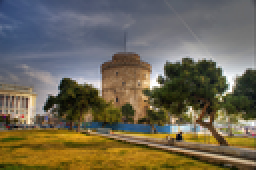
%> input picture Homework3/wt_slic.png, 128 x 85 px, shrunk from 750 x 500 before the run (shown 2 times larger)
$ octave homework3_2.m   (GNU Octave 9; MATLAB toolbox functions it lacks are replaced by stand-ins)
%> lines starting %> are read from the running program, lines starting %| are printed output that depends on the picture; in (x1, y1, x2, y2) boxes, pixels count from 0 and x2, y2 are one past the last pixel; in counts of white or black regions, pixels touching at a corner belong together; the program's own positions count from 1
### Homework3/slic.m
function image2=slic(image1,s)
% get the height and width of the image
h=size(image1,1);
w=size(image1,2);

% gradient magnitude
sobel_x=[-1,0,1;-2,0,2;-1,0,1];
sobel_y=[1,2,1;0,0,0;-1,-2,-1];
gradient(:,:,1)=filtering(image1(:,:,1),sobel_x);
gradient(:,:,2)=filtering(image1(:,:,2),sobel_x);
gradient(:,:,3)=filtering(image1(:,:,3),sobel_x);
gradient(:,:,4)=filtering(image1(:,:,1),sobel_y);
gradient(:,:,5)=filtering(image1(:,:,2),sobel_y);
gradient(:,:,6)=filtering(image1(:,:,3),sobel_y);
gradient=sqrt(sum(power(gradient,2),3));

% initialize the centroids and move it to the position with the smallest gradient magnitude
count=1;
centroids=zeros(h,w);
for i=round((s+1)/2):s:h
    for j=round((s+1)/2):s:w
        window=gradient(i-1:i+1,j-1:j+1);
        [~,small]=min(window(:));
        [i2,j2]=ind2sub(size(window),small);
        centroids(i+i2-2,j+j2-2)=1;
        center(count,:)=[i+i2-2,j+j2-2];
        count=count+1;
    end
end

% divide x and y by 2
[x,y]=meshgrid(1:h,1:w);
x=x';
y=y';
image3(:,:,1:3)=image1;
image3(:,:,4)= x./2;
image3(:,:,5)= y./2;

% k-means
image2=kmeans(image3,center,count-1);

end

### Homework1/filtering.m
function image_fil=filtering(image_ori,filter)
% width and height of original image
width_i=size(image_ori,2);
height_i=size(image_ori,1);

% width and height of filter
width_f=size(filter,2);
height_f=size(filter,1);
half_wf=(width_f-1)/2;
half_hf=(height_f-1)/2;

% extend
image_temp1=zeros(height_i+half_hf*2,width_i+half_wf*2);
for i=1:height_i
    for j=1:width_i
        image_temp1(i+half_hf,j+half_wf)=image_ori(i,j);
    end
end

% replicate boundary
for i=1:height_i+half_hf*2
    for j=1:width_i+half_wf*2
        if j<=half_wf&&i>=half_hf+1&&i<=height_i+half_hf
            image_temp1(i,j)=image_temp1(i,half_wf+1);
        elseif j>=width_i+half_wf+1&&i>=half_hf+1&&i<=height_i+half_hf
            image_temp1(i,j)=image_temp1(i,width_i+half_wf);
        elseif i<=half_hf&&j>=half_wf+1&&j<=width_i+half_wf
            image_temp1(i,j)=image_temp1(half_hf+1,j);
        elseif i>=height_i+half_hf+1&&j>=half_wf+1&&j<=width_i+half_wf
            image_temp1(i,j)=image_temp1(height_i+half_hf,j);
        elseif j<=half_wf&&i<=half_hf
            image_temp1(i,j)=image_temp1(half_hf+1,half_wf+1);
        elseif j<=half_wf&&i>=height_i+half_hf+1
            image_temp1(i,j)=image_temp1(height_i+half_hf,half_wf+1);
        elseif i<=half_hf&&j>=width_i+half_wf+1
            image_temp1(i,j)=image_temp1(half_hf+1,width_i+half_wf);
        elseif j>=width_i+half_wf+1&&i>=height_i+half_hf+1
            image_temp1(i,j)=image_temp1(height_i+half_hf,width_i+half_wf);
        end
    end
end

% filtering
image_temp2=image_temp1;
for i=1+half_hf:height_i+half_hf
    for j=1+half_wf:width_i+half_wf
        image_temp2(i,j)=sum(sum(filter.*image_temp1(i-half_hf:i+half_hf,j-half_wf:j+half_wf)));
    end
end

% cut
image_fil=zeros(height_i,width_i);
for i=1:height_i
    for j=1:width_i
        image_fil(i,j)=image_temp2(i+half_hf,j+half_wf);
    end
end

end

### Homework3/kmeans.m
function image2=kmeans(image1,center,k)
% get the height and width of the image
h=size(image1,1);
w=size(image1,2);
m=size(image1,3);

% get the center's RGB
c1=zeros(k,m);
c2=zeros(k,m);
for i=1:k
    c1(i,1:m)=image1(center(i,1),center(i,2),:);
end

% initialize the distance
dis=inf(h,w,k);

flag=0;
while ~flag
    % calculate the distance between each point and each cluster's center
    for i=1:k
        for d=1:m
            temp(:,:,d)=repmat(c1(i,d),h,w);
        end

        dis(:,:,i)=sqrt(sum(power(image1-temp,2),3));
    end

    % find out which cluster's center these points are closest to
    [~,d] = min(dis,[],3);

    % find the centroid of these points in each cluster
    for i=1:k
        idx=d==i;
        rgb=reshape(image1(repmat(idx,1,1,m)),sum(idx(:)),m);
        c2(i,:)=round(mean(rgb));
    end

    % if no change, stop
    if abs(norm(c1-c2))<0.1
        flag=1;
    end

    c1=c2;
end

% draw a new image
image2=zeros(h,w,m);
for i=1:h
    for j=1:w
        image2(i,j,:)=c1(d(i,j),:);
    end
end

end

### Homework3/homework3_2.m
clear all;

% Problem 2: SLIC
% input the image
image3=imread('wt_slic.png');
%> image3 is the input picture: size 85x128x3 uint8; mean R, G, B 110.8, 103.5, 86
h2=size(image3,1);
%> h2 = 85
w2=size(image3,2);
%> w2 = 128
image3=double(image3);
%> image3: size 85x128x3 double

% parameter
s=50;

% slic
image4=slic(image3,s);
%> after the loop in filtering, `for i=1:height_i+half_hf*2`:
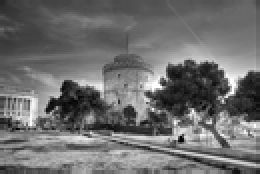
%> image_temp1: size 87x130 double (shown 2 times larger); min 0, max 255, mean 110.1
%> call 2 of filtering, with filter = [-1 0 1; -2 0 2; -1 0 1]
%> after the loop in filtering (call 2), `for i=1:height_i+half_hf*2`:
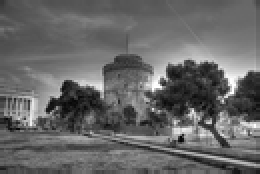
%> image_temp1: size 87x130 double (shown 2 times larger); min 4, max 255, mean 102.8
%> call 3 of filtering, with filter = [-1 0 1; -2 0 2; -1 0 1]
%> after the loop in filtering (call 3), `for i=1:height_i+half_hf*2`:
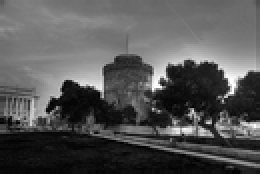
%> image_temp1: size 87x130 double (shown 2 times larger); min 0, max 255, mean 85.3
%> call 6 of filtering, with filter = [1 2 1; 0 0 0; -1 -2 -1]
%> after the loop in filtering (call 6), `for i=1:height_i`:
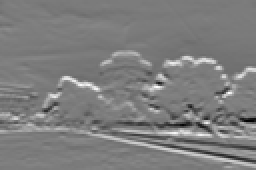
%> image_fil: size 85x128 double (shown 2 times larger); min -772, max 807, mean 9.1; drawn with min black and max white
%> after the loop in slic, `for i=round((s+1)/2):s:h`:
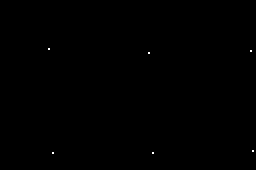
%> centroids: size 85x128 double (shown 2 times larger); values 0 (black) and 1 (white), 0.06% white in thin lines or dots, all inside (x1, y1, x2, y2) = (24, 24, 127, 77)
%> after the loop in slic, `for i=round((s+1)/2):s:h`: center = [25 25; 27 75; 26 126; 77 27; 77 77; 76 127]; count = 7
%> in slic, `image3(:,:,4)= x./2;`:
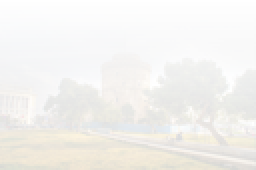
%> image3: size 85x128x4 double (shown 2 times larger); mean R, G, B, A 110.8, 103.5, 86, 21.5; transparent parts drawn white
%> the loop in kmeans, `for i=1:k` made 6 passes
%> after the loop in kmeans, `for i=1:k`: c1 = [82 96 123 12.5 12.5; 141 141 148 13.5 37.5; 141 141 141 13 63; 164 112 18 38.5 13.5; 175 124 20 38.5 38.5; 161 142 129 38 63.5]
%> after the loop in kmeans, `while ~flag`: c2 = [46 45 23 27 39; 191 187 181 22 40; 90 99 118 9 26; 103 83 40 31 32; 160 118 24 37 27; 141 132 125 20 37]; flag = 1

% show the result
image4=uint8(image4(:,:,1:3));
figure,imshow(image4);
imwrite(image4,'slic1.bmp','bmp');

% color the pixel that touch two different clusters black
image5=image4;
for i=2:h2-1
    for j=2:w2-1
        flag=0;
        for t=1:3
            if image4(i,j,t)~=image4(i-1,j-1,t)
                flag=1;
            end
            if image4(i,j,t)~=image4(i-1,j,t)
            	flag=1;
            end
            if image4(i,j,t)~=image4(i-1,j+1,t)
                flag=1;
            end
            if image4(i,j,t)~=image4(i,j-1,t)
                flag=1;
            end
            if image4(i,j,t)~=image4(i,j+1,t)
                flag=1;
            end
            if image4(i,j,t)~=image4(i+1,j-1,t)
                flag=1;
            end
            if image4(i,j,t)~=image4(i+1,j,t)
                flag=1;
            end
            if image4(i,j,t)~=image4(i+1,j+1,t)
                flag=1;
            end
        end
        if flag==1
            image5(i,j,:)=[0 0 0];
        end
    end
end
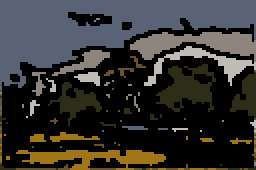
%> image5: size 85x128x3 uint8 (shown 2 times larger); mean R, G, B 51.6, 50.7, 47.7

% show the result
figure,imshow(image5);
imwrite(image5,'slic2.bmp','bmp');

$ run again, with Homework3/white-tower.png copied over Homework3/wt_slic.png
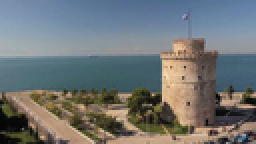
%> input picture Homework3/white-tower.png, 128 x 72 px, shrunk from 1280 x 720 before the run (shown 2 times larger)
%> image3 is the input picture: size 72x128x3 uint8; mean R, G, B 111.7, 116.6, 117.4
%> after the loop in slic, `for i=round((s+1)/2):s:h`: center = [25 26; 26 76; 25 125]; count = 4
%> the loop in kmeans, `for i=1:k` made 3 passes
%> after the loop in kmeans, `for i=1:k`: c1 = [154 165 167 12.5 13; 145 147 152 13 38; 148 151 156 12.5 62.5]
%> after the loop in kmeans, `while ~flag`:
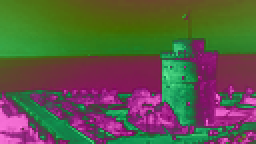
%> dis: size 72x128x3 double (shown 2 times larger); mean R, G, B 99.9, 96.4, 76.4; drawn with min black and max white
%> after the loop in kmeans, `while ~flag`: c2 = [181 155 131 25 32; 72 77 71 25 34; 116 135 155 9 30]; flag = 1
%> after the loop `for i=2:h2-1`:
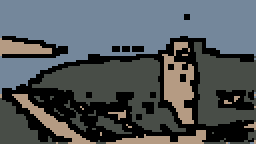
%> image5: size 72x128x3 uint8 (shown 2 times larger); mean R, G, B 80.9, 86.6, 89.8
